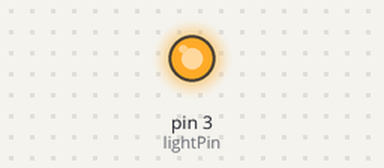
Recording of a sketch running on a simulated Arduino Uno, built with avr-gcc and run on an emulated ATmega328P. On the bench: output pins drawn as LEDs (lit = HIGH).

Above: at 0.05 s.
At 7.95 s:
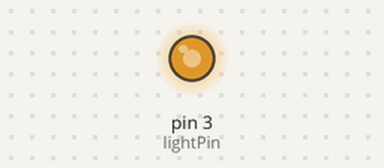
At 11.95 s:
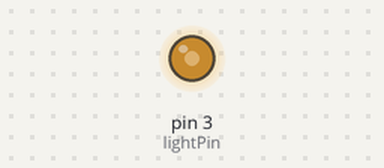
At 15.95 s:
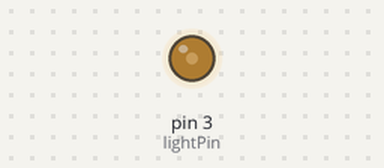
Timing chart, 0 to 28.6 s (numbered marks = the images above):
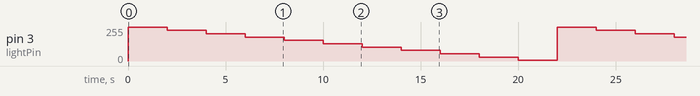

Measured:
- by itself, pin 3 (lightPin): ramps from 255/255 to 5/255 and jumps back, once every 22.0 s

The sketch:

Nokia_LCD5110_backlight.ino
```cpp
/**
 * Just a sample to show how
 * to modify NOKIA 5110 LCD backlight
 *
 * Also VCC and GND are needed.
 *
 * PWM value = 0 -> backlight full
 * PWM value = 255 -> backlight is off
 */

int lightPin = 3; // Digital pin 3 to Nokia LCD pin 7

void setup() {
  // put your setup code here, to run once:
pinMode(3, OUTPUT);
}

void loop() {
  // put your main code here, to run repeatedly:
  for(int i = 255; i > 0; i-=25){
    analogWrite(3, i);
    delay(2000);
  }
}
```
